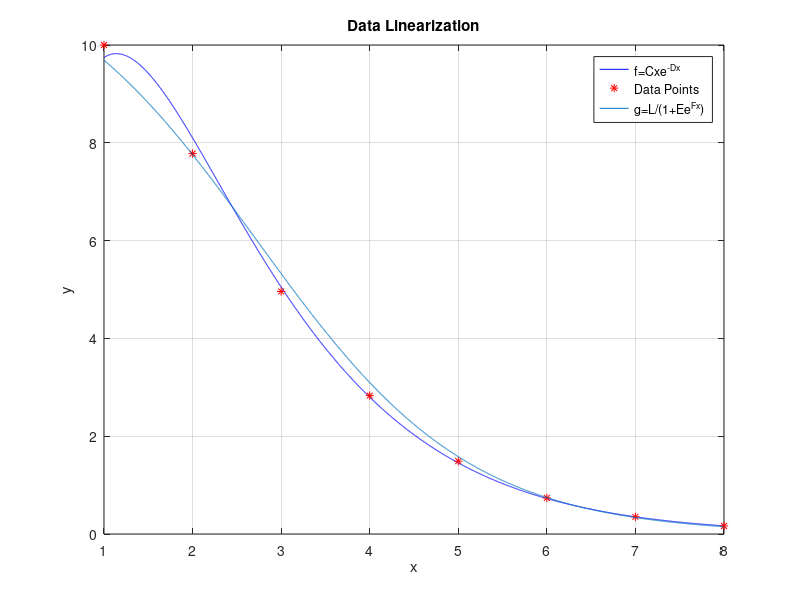

This chart was generated by the following MATLAB code:
clc
clear all
close all

x=[1 2 3 4 5 6 7 8];
y=[10 7.78 4.96 2.83 1.49 0.738 0.351 0.164];
N=length(x);
L=12;

%for convenient variable changes I tried to leave x alone, coefficient of x
%will be equal to A, constant term will be B and what is other side of the
%equation will be change of variable y.

%%This section of the code is for f=Cxe^{-Dx} type of fit
X=x;         %since exponential function is not linear, I made some variable 
Y=log(y./x); %changes to make linear fit of log(y/x)=ln(C)-Dx

m11=sum(X.^2); %these are coefficients of matrix needed to calculate  
m12=sum(X);    %linear fit of a data set.
m21=m12;
m22=N;
r1=Y*X';
r2=sum(Y);

M=[m11 m12;m21 m22];
R=[r1;r2];
U=M\R;     % U(1)=-D  ;    U(2)=ln(C)

C=exp(U(2)); %above matrix operation found A and B of linear func=Ax+B
D=-U(1);     %but since we want C and D, I return back to orginal variables
f=@(x) C*x.*exp(-D*x); %instead of f1, i wrote f(x) for estetic reasons

%%This section of the code is for g=L/(1+Ee^{Fx}) type of fit
T=x;           %since g(x) is no way linear, I made some variable changes
Z=log(L./y-1); %to make linear fit of log(L/y-1)=Fx+ln(E)

s11=sum(T.^2);
s12=sum(T);
s21=s12;
s22=N;
w1=Z*T';
w2=sum(Z);

S=[s11 s12; s21 s22];
W=[w1;w2];
O=S\W;   %O(1)=F   ;    O(2)=ln(E)

E=exp(O(2));  %above matrix operation found A and B of linear func=Ax+B
F=O(1);       %but since we want E and F, I return back to orginal variables
g=@(x) L./(1+E*exp(F*x));  %instead of f2, i wrote g(x) for estetic reasons

E_2_f1=sqrt(sum((y-f(x)).^2)/N);  %root mean square error of function f(x)
E_2_f2=sqrt(sum((y-g(x)).^2)/N);  %root mean square error of function g(x)

K=[C D; E F]
Error=[E_2_f1 E_2_f2]

if E_2_f1<E_2_f2   %this if statement will print better option among f and g, which has smaller error
    display('f(x) (a.k.a f1) is better fit with lower error')
else
    display('g(x) (a.k.a f2) is better fit with lower error')
end

a=1:0.001:8;  %this is just for plotting functions continuously
plot(a,f(a),'b',x,y,'r*',a,g(a))
legend('f=Cxe^{-Dx}','Data Points','g=L/(1+Ee^{Fx})')
xlabel('x')
ylabel('y')
title('Data Linearization')
grid on
